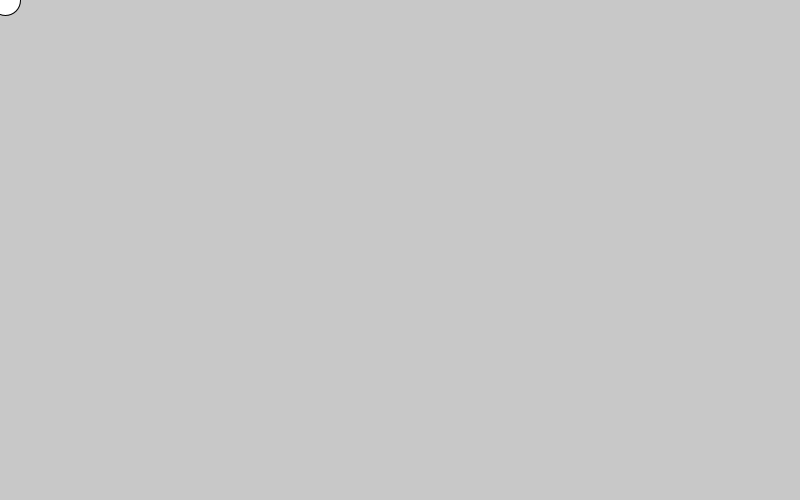
Frame 1 (no input)
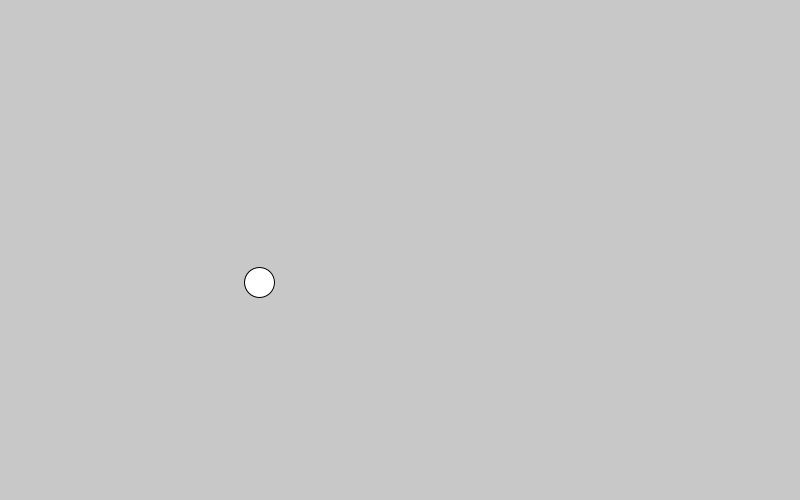
Frame 60 (the mouse pressed at the canvas centre just before this capture)
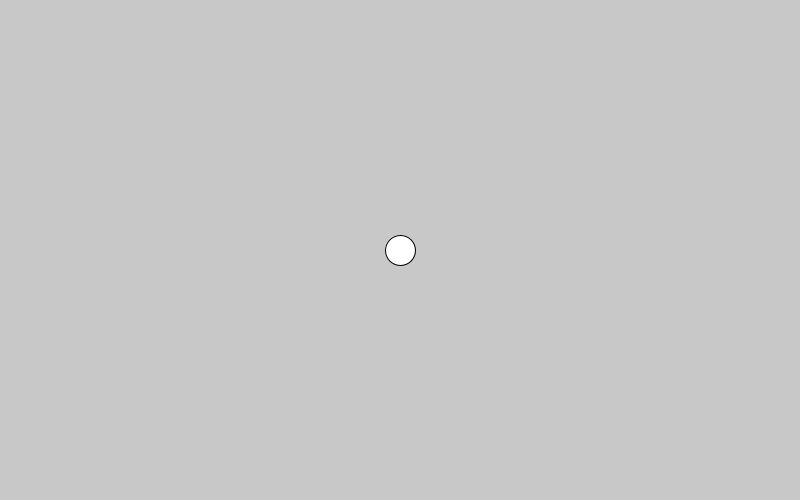
Frame 120 (the mouse held since frame 60 and released just before this capture)

The Processing sketch that drew these frames (run headless with seeded random() and noise(); from frame 60 on, the mouse is pressed at the canvas centre):

// Processing sketch: processing_101274
// ── processing_101274.pde

void setup () {
  size(800, 500);
}


float yPos;
float xPos;
float xSpeed = 5;
float ySpeed = 0.003;

void draw () {
  background(200, 200, 200);
  fill(255, 255, 255);
  ellipseMode(CENTER);
  if ((mousePressed) && (mouseY > (yPos - 50)) && (mouseY < (yPos + 50))) {
    ellipse(mouseX, mouseY, 30, 30);
    xPos = mouseX;
    yPos = mouseY;
    ySpeed = (mouseY - pmouseY)/1.5;
    xSpeed = (mouseX - pmouseX)/1.5;
  }
  else {
    ellipse(xPos + xSpeed, yPos + ySpeed, 30, 30);
    yPos = yPos + ySpeed;
    ySpeed = ySpeed + 0.5;
  }

  xPos = xPos + xSpeed;
  if (yPos > 485) {
    yPos = 484;
    ySpeed = -ySpeed + 4;
  }
  //ySpeed = ySpeed + 0.5;
  if (yPos < 5) {
    yPos = 6;
    ySpeed = -ySpeed - 4;
  }
  if (xPos > 790) {
    xPos = 789;
    xSpeed = -xSpeed + 4;
  }
  if (xPos < 5) {
    xPos = 6;
    xSpeed = -xSpeed - 4;
  }
  if (xSpeed > 0) {
    xSpeed = xSpeed/1.005;
    if (xSpeed < 0.0009) {
      xSpeed = 0;
    }
  }
  else if (xSpeed < 0) {
    xSpeed = xSpeed/1.005; 
    if (xSpeed > -0.0009) {
      xSpeed = 0;
    }
  }
}
